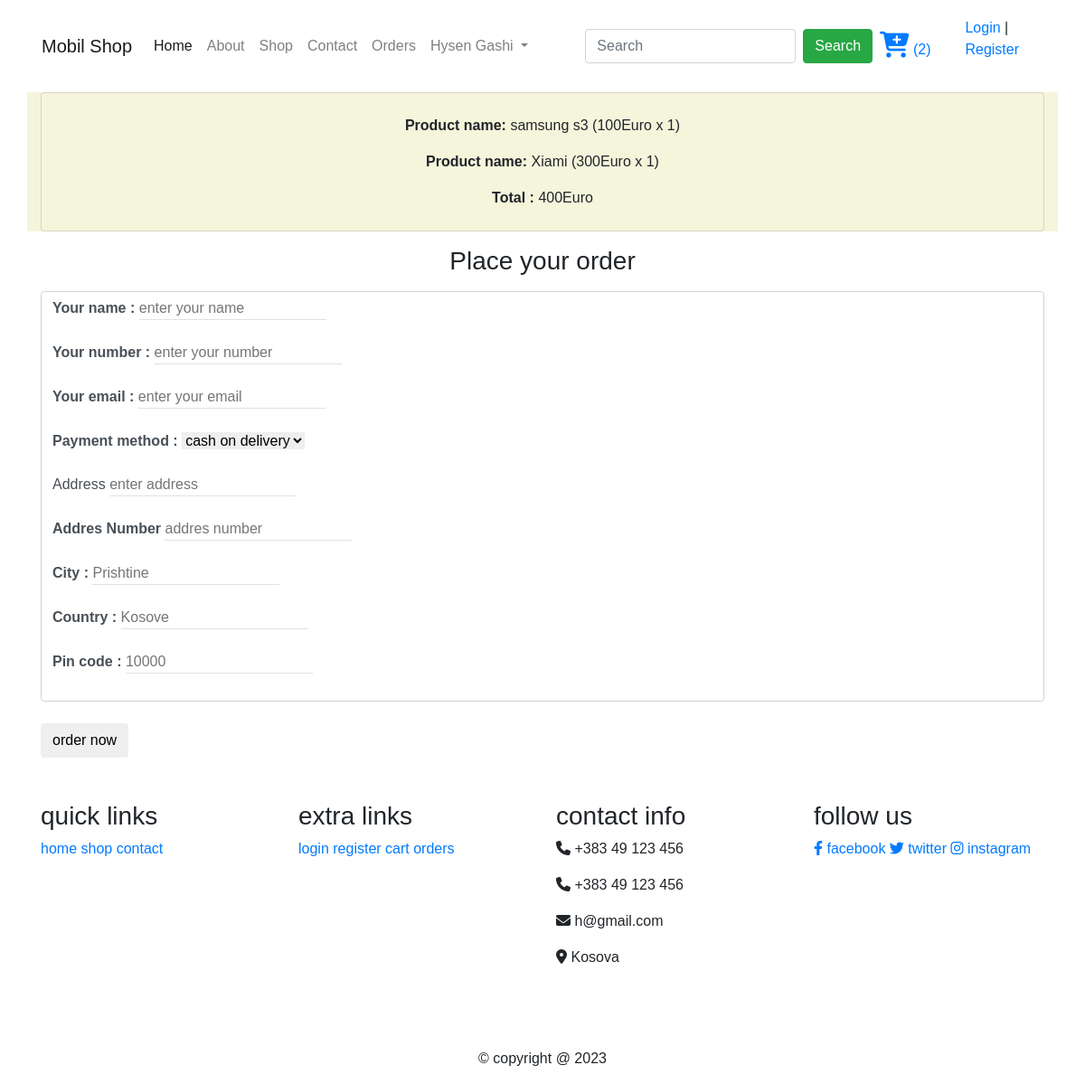
The page /checkout.php (signed in) on the database its author committed.
### tables this page shows
CREATE TABLE `cart` (
  `id` int(100) NOT NULL,
  `user_id` int(100) NOT NULL,
  `name` varchar(100) NOT NULL,
  `price` int(100) NOT NULL,
  `quantity` int(100) NOT NULL,
  `image` varchar(100) NOT NULL
);

### checkout.php (the view, shortened to what this page needs)
<?php include './include/header.php' ?>
<?php
$user_id = $_SESSION['user_id'];
?>
<section class="container color">
   <div class="card p-4 text-center color">
      <?php
      $grand_total = 0;
      $select_cart = mysqli_query($conn, "SELECT * FROM `cart` WHERE user_id = '$user_id'") or die('query failed');
      if(mysqli_num_rows($select_cart) > 0){
         while($fetch_cart = mysqli_fetch_assoc($select_cart)){
            $total_price = ($fetch_cart['price'] * $fetch_cart['quantity']);
            $grand_total += $total_price;
   ?>
   <p><b>Product name: </b><?php echo $fetch_cart['name']; ?> <span>(<?php echo $fetch_cart['price'].'Euro'.' x '. $fetch_cart['quantity']; ?>)</span> </p>
   <?php
      }
   }else{
      echo '<p class="empty">your cart is empty</p>';
   }
   ?>
   <div class="total"><b> Total :</b> <span><?php echo $grand_total; ?>Euro</span> </div>
   </div>
</section>
<section class="container">
   <form action="" method="post">
      <h3 class="text-center my-3">Place your order</h3>
      <div class="form-outline mb-4 form-control">
         <div class="form-outline mb-4 ">
            <span><b>Your name :</b></span>
            <input type="text" class="border-bottom" name="name" required placeholder="enter your name">
         </div>
         <div class="form-outline mb-4">
            <span><b>Your number :</b></span>
            <input type="number" class="border-bottom" name="number" required placeholder="enter your number">
         </div>
         <div class="form-outline mb-4 ">
            <span><b>Your email :</b></span>
            <input type="email" class="border-bottom" name="email" required placeholder="enter your email">
         </div>
         <div class="form-outline mb-4 ">
            <span><b>Payment method :</b></span>
            <select name="method">
               <option value="cash on delivery">cash on delivery</option>
            </select>
         </div>
         <div class="inputBox  mb-4">
            <span>Address</b></span>
            <input type="text" class="border-bottom" name="street" required placeholder="enter address">
         </div>
         <div class="form-outline mb-4 ">
            <span><b>Addres Number</b></span>
            <input type="number" class="border-bottom" min="0" name="nr" required placeholder="addres number">
         </div>
         <div class="form-outline mb-4 ">
            <span><b>City :</b></span>
            <input type="text" class="border-bottom" name="city" required placeholder="Prishtine">
         </div>
         <div class="form-outline mb-4">
            <span><b>Country :</b></span>
            <input type="text" class="border-bottom" name="country" required placeholder="Kosove">
         </div>
         <div class="form-outline mb-4">
            <span><b>Pin code :</b></span>
            <input type="number" class="border-bottom" min="0" name="pin_code" required placeholder="10000">
         </div>
      </div>
      <input type="submit" value="order now" class="btn" name="order_btn">
   </form>
</section>
<?php include './include/footer.php' ?>

### css/style.css (style rules this page uses)
* { font-family: 'Rubik', sans-serif; margin:0; padding:0; box-sizing: border-box; outline: none; border:none; text-decoration: none; }
.color { background-color: beige; }

### rows shown on the page
cart: name "samsung s3", price "100", quantity "1"
cart: name "Xiami", price "300", quantity "1"

### other values the page prints
$_SESSION['user_name'] "Hysen Gashi"
$cart_rows_number "2"
$grand_total "400"
